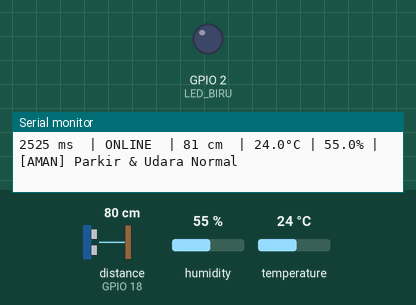
Bench run of a sketch on a simulated ESP32. Parts: output pins drawn as LEDs (lit = HIGH), the last lines printed to the serial monitor. The inputs (shaded band) are chosen by the test bench; at power-on: distance to the obstacle (sensor on GPIO 18) 80 cm, humidity 55 %, temperature 24 °C. The echo pulse lasts 58.3 µs per cm; WiFi joins after 1.5 s; servers stay silent unless stated.

Above: at 3.7 s.
3.8 s: distance to the obstacle (sensor on GPIO 18) set to 23 cm
6.5 s: distance to the obstacle (sensor on GPIO 18) set to 18 cm
At 6.9 s:
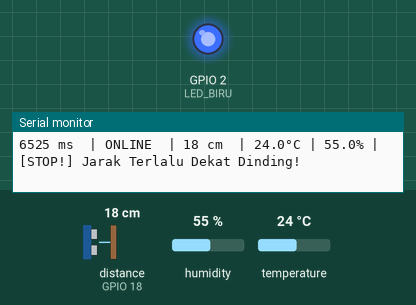
9.2 s: humidity set to 74 %
11.9 s: humidity set to 77 %
Timing chart, 0 to 14.9 s (numbered marks = the images above; inputs shaded):
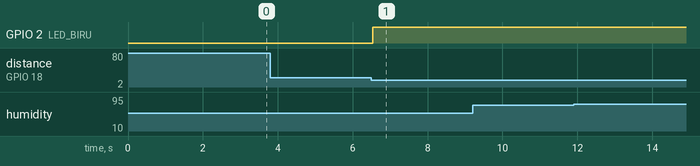

The sketch:

Smart_Garage.ino
```cpp
#include <WiFi.h>
#include <DHT.h>
#include <NewPing.h>

// --- 1. KONFIGURASI WI-FI ---
const char* WIFI_SSID     = "ocy";
const char* WIFI_PASSWORD = "kamuudahtau";
const unsigned long WIFI_TIMEOUT = 20000;

// --- 2. DEFINISI PIN SENSOR & INDIKATOR ---
#define DHTPIN      4       // Pin Data DHT22 (Suhu & Kelembapan Garasi)
#define DHTTYPE     DHT22
#define TRIG_PIN    5       // Pin Trigger HC-SR04 (Jarak Parkir)
#define ECHO_PIN    18      // Pin Echo HC-SR04
#define MAX_DIST    200     // Jarak maksimal pembacaan (cm)
#define LED_BIRU    2       // LED Biru Built-in ESP32 (Indikator Peringatan)

// --- 3. AMBANG BATAS (THRESHOLD) SMART GARAGE ---
const int   BATAS_PARKIR_CM   = 20;   // Jarak aman berhenti dari dinding (<= 20 cm)
const float BATAS_SUHU_PANAS  = 32.0; // Batas suhu garasi pengap (> 32°C)
const float BATAS_LEMBAP_TINGGI = 75.0; // Batas kelembapan berisiko karat (> 75%)

DHT dht(DHTPIN, DHTTYPE);
NewPing sonar(TRIG_PIN, ECHO_PIN, MAX_DIST);

unsigned long waktuSebelumnya = 0;

void setup() {
  Serial.begin(115200);
  delay(1000);

  pinMode(LED_BIRU, OUTPUT);
  digitalWrite(LED_BIRU, LOW);

  dht.begin();

  Serial.println("\n=== SISTEM SMART GARAGE MONITORING (ESP32) ===");
  WiFi.mode(WIFI_STA);
  Serial.print("[WIFI] MAC Address : ");
  Serial.println(WiFi.macAddress());
  Serial.print("[WIFI] Menghubungkan ke : ");
  Serial.println(WIFI_SSID);

  WiFi.begin(WIFI_SSID, WIFI_PASSWORD);
  unsigned long startAttempt = millis();
  while (WiFi.status() != WL_CONNECTED && (millis() - startAttempt < WIFI_TIMEOUT)) {
    delay(500);
    Serial.print(".");
  }
  Serial.println();

  if (WiFi.status() == WL_CONNECTED) {
    Serial.print("[WIFI] Terhubung! IP Address: ");
    Serial.println(WiFi.localIP());
  } else {
    Serial.println("[WIFI] Mode Offline (Gagal terhubung ke Wi-Fi).");
  }

  Serial.println("-------------------------------------------------------------------------");
  Serial.println("WAKTU (ms) | WIFI   | JARAK DINDING | SUHU   | LEMBAP | STATUS GARASI");
  Serial.println("-------------------------------------------------------------------------");
}

void loop() {
  unsigned long sekarang = millis();

  // Pembacaan setiap 2 detik (2000 ms)
  if (sekarang - waktuSebelumnya >= 2000) {
    waktuSebelumnya = sekarang;

    // A. Cek Koneksi Wi-Fi
    String statusWifi = "ONLINE";
    if (WiFi.status() != WL_CONNECTED) {
      statusWifi = "OFFLINE";
      WiFi.reconnect();
    }

    // B. Baca Sensor DHT22 (Sirkulasi Udara Garasi)
    float kelembapan = dht.readHumidity();
    float suhu = dht.readTemperature();

    if (isnan(kelembapan) || isnan(suhu)) {
      Serial.println("[ERROR] Sensor DHT22 gagal terbaca!");
      return;
    }

    // C. Baca Sensor Ultrasonic (Jarak Kendaraan ke Dinding)
    unsigned int jarak = sonar.ping_cm();
    if (jarak == 0) jarak = MAX_DIST;

    // D. Evaluasi Kondisi Parkir & Sirkulasi Udara
    bool bahayaParkir = (jarak <= BATAS_PARKIR_CM);
    bool udaraBuruk   = (suhu > BATAS_SUHU_PANAS || kelembapan > BATAS_LEMBAP_TINGGI);
    String statusGarasi = "[AMAN] Parkir & Udara Normal";

    if (bahayaParkir && udaraBuruk) {
      statusGarasi = "[STOP!] Jarak <=20cm & Udara Pengap!";
      digitalWrite(LED_BIRU, HIGH);
    } else if (bahayaParkir) {
      statusGarasi = "[STOP!] Jarak Terlalu Dekat Dinding!";
      digitalWrite(LED_BIRU, HIGH);
    } else if (udaraBuruk) {
      statusGarasi = "[SIRKULASI] Garasi Panas/Lembap!";
      digitalWrite(LED_BIRU, HIGH);
    } else {
      digitalWrite(LED_BIRU, LOW);
    }

    // E. Tampilkan ke Serial Monitor
    Serial.print(sekarang);
    Serial.print(" ms\t| ");
    Serial.print(statusWifi);
    Serial.print("\t| ");
    Serial.print(jarak);
    Serial.print(" cm\t| ");
    Serial.print(suhu, 1);
    Serial.print("°C | ");
    Serial.print(kelembapan, 1);
    Serial.print("% | ");
    Serial.println(statusGarasi);
  }
}
```

Measured:
- the behaviour switches between 21 and 20 cm on distance to the obstacle (sensor on GPIO 18) (found by bisection; images 0 and 1)
- after the input at 6.5 s, GPIO 2 (LED_BIRU): LOW → HIGH at once
